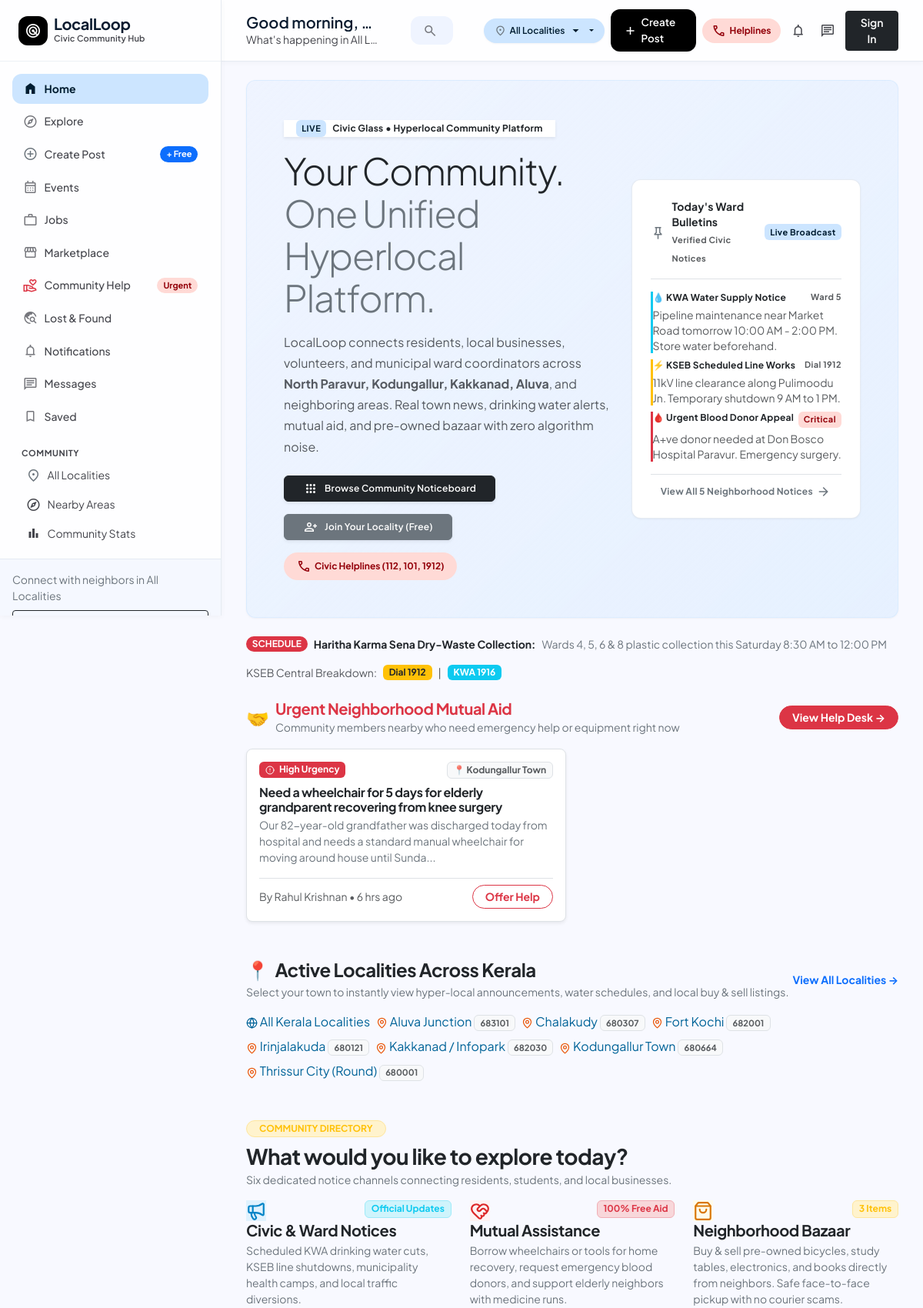
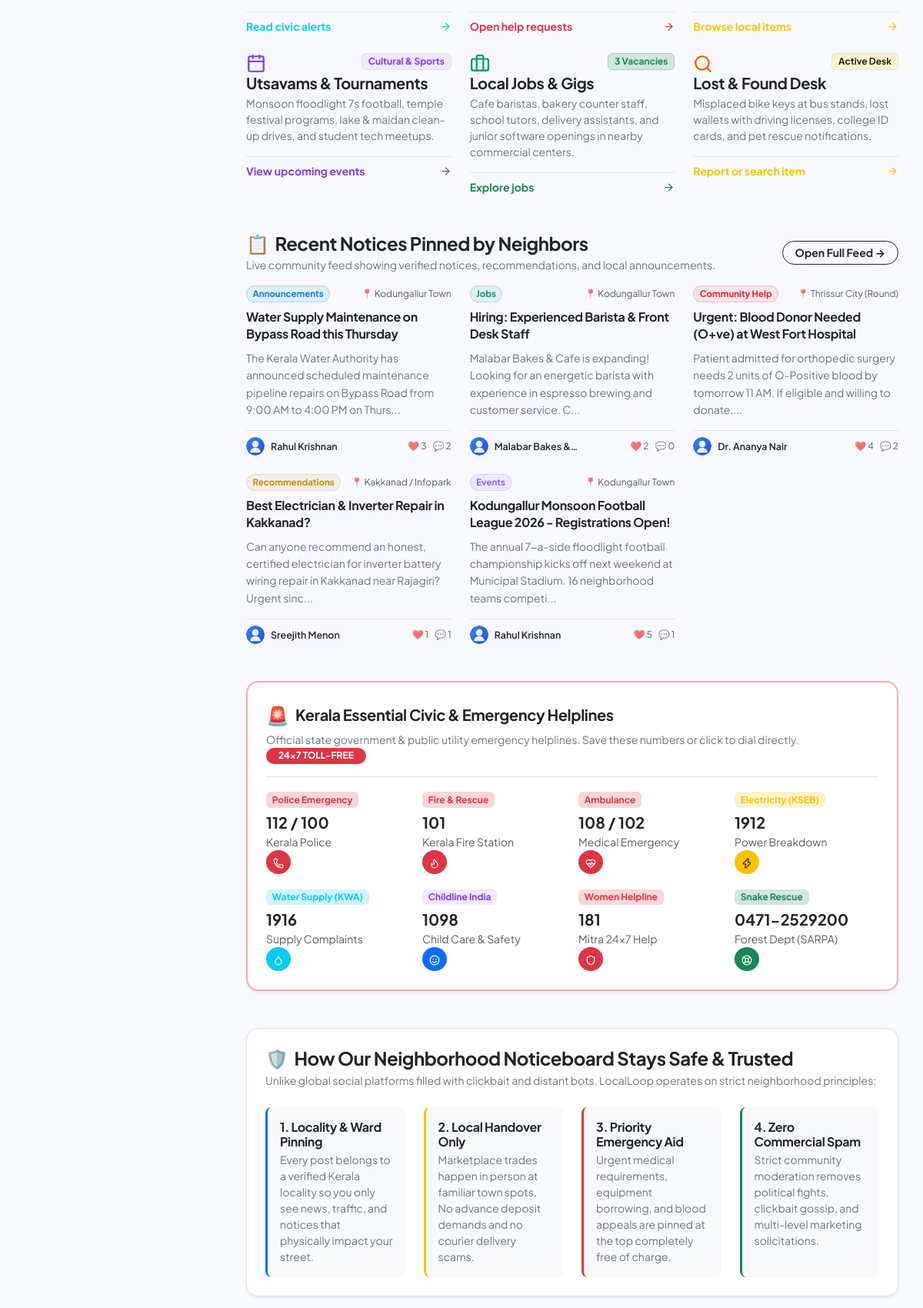
The page / (upper part) on the database its author committed (2 pictures, top to bottom).
### tables this page shows
CREATE TABLE IF NOT EXISTS `help_requests` (
    `id` INT AUTO_INCREMENT PRIMARY KEY,
    `user_id` INT NOT NULL,
    `area_id` INT NOT NULL,
    `title` VARCHAR(200) NOT NULL,
    `urgency` ENUM('Low', 'Medium', 'High', 'Critical') DEFAULT 'Medium',
    `description` LONGTEXT NOT NULL,
    `location` VARCHAR(150) NOT NULL,
    `status` ENUM('open', 'in_progress', 'resolved') DEFAULT 'open',
    `resolved_by_user_id` INT DEFAULT NULL,
    `created_at` TIMESTAMP DEFAULT CURRENT_TIMESTAMP,
    FOREIGN KEY (`user_id`) REFERENCES `users`(`id`) ON DELETE CASCADE,
    FOREIGN KEY (`area_id`) REFERENCES `areas`(`id`) ON DELETE CASCADE,
    FOREIGN KEY (`resolved_by_user_id`) REFERENCES `users`(`id`) ON DELETE SET NULL
);

CREATE TABLE IF NOT EXISTS `areas` (
    `id` INT AUTO_INCREMENT PRIMARY KEY,
    `name` VARCHAR(100) NOT NULL,
    `district` VARCHAR(100) NOT NULL,
    `state` VARCHAR(100) NOT NULL DEFAULT 'Kerala',
    `pincode` VARCHAR(20) NOT NULL,
    `status` ENUM('active', 'inactive') NOT NULL DEFAULT 'active',
    `created_at` TIMESTAMP DEFAULT CURRENT_TIMESTAMP
);

CREATE TABLE IF NOT EXISTS `users` (
    `id` INT AUTO_INCREMENT PRIMARY KEY,
    `name` VARCHAR(100) NOT NULL,
    `username` VARCHAR(50) NOT NULL UNIQUE,
    `email` VARCHAR(150) NOT NULL UNIQUE,
    `phone` VARCHAR(20) DEFAULT NULL,
    `password_hash` VARCHAR(255) NOT NULL,
    `area_id` INT DEFAULT NULL,
    `profile_photo` VARCHAR(255) DEFAULT 'default-avatar.png',
    `bio` TEXT DEFAULT NULL,
    `role` ENUM('user', 'business', 'admin') NOT NULL DEFAULT 'user',
    `status` ENUM('active', 'warned', 'suspended') NOT NULL DEFAULT 'active',
    `reputation_points` INT NOT NULL DEFAULT 50,
    `created_at` TIMESTAMP DEFAULT CURRENT_TIMESTAMP,
    `updated_at` TIMESTAMP DEFAULT CURRENT_TIMESTAMP ON UPDATE CURRENT_TIMESTAMP,
    FOREIGN KEY (`area_id`) REFERENCES `areas`(`id`) ON DELETE SET NULL
);

CREATE TABLE IF NOT EXISTS `posts` (
    `id` INT AUTO_INCREMENT PRIMARY KEY,
    `user_id` INT NOT NULL,
    `category_id` INT NOT NULL,
    `area_id` INT NOT NULL,
    `title` VARCHAR(255) NOT NULL,
    `description` LONGTEXT NOT NULL,
    `location` VARCHAR(150) DEFAULT NULL,
    `post_type` ENUM('general', 'announcement', 'recommendation', 'alert') DEFAULT 'general',
    `status` ENUM('pending', 'approved', 'rejected', 'hidden') DEFAULT 'approved',
    `views` INT DEFAULT 0,
    `created_at` TIMESTAMP DEFAULT CURRENT_TIMESTAMP,
    `updated_at` TIMESTAMP DEFAULT CURRENT_TIMESTAMP ON UPDATE CURRENT_TIMESTAMP,
    FOREIGN KEY (`user_id`) REFERENCES `users`(`id`) ON DELETE CASCADE,
    FOREIGN KEY (`category_id`) REFERENCES `categories`(`id`) ON DELETE CASCADE,
    FOREIGN KEY (`area_id`) REFERENCES `areas`(`id`) ON DELETE CASCADE
);

CREATE TABLE IF NOT EXISTS `categories` (
    `id` INT AUTO_INCREMENT PRIMARY KEY,
    `name` VARCHAR(100) NOT NULL,
    `slug` VARCHAR(100) NOT NULL UNIQUE,
    `description` TEXT,
    `icon` VARCHAR(50) DEFAULT 'bi-tag',
    `color` VARCHAR(20) DEFAULT '#2563eb',
    `status` ENUM('active', 'inactive') NOT NULL DEFAULT 'active',
    `created_at` TIMESTAMP DEFAULT CURRENT_TIMESTAMP
);

### index.php (the view, shortened to what the rows shown need)
<?php
require_once __DIR__ . '/includes/auth.php';
require_once __DIR__ . '/includes/functions.php';
require_once __DIR__ . '/includes/header.php';
$allAreas = [];
$recentPosts = [];
$urgentHelpRequests = [];
if (isset($pdo)) {
    try {
        $allAreas = get_active_areas($pdo);
        $recentPostsStmt = $pdo->query("SELECT p.*, u.name as author_name, u.username as author_username,
                                               u.profile_photo as author_avatar, u.role as author_role, u.reputation_points as author_rep,
                                               a.name as area_name, c.name as cat_name, c.color as cat_color, c.slug as cat_slug,
                                               (SELECT COUNT(*) FROM likes WHERE post_id = p.id) as total_likes,
                                               (SELECT COUNT(*) FROM comments WHERE post_id = p.id AND status = 'active') as total_comments
                                        FROM posts p
                                        JOIN users u ON p.user_id = u.id
                                        JOIN areas a ON p.area_id = a.id
                                        JOIN categories c ON p.category_id = c.id
                                        WHERE p.status = 'approved'
                                        ORDER BY p.created_at DESC
                                        LIMIT 6");
        $recentPosts = $recentPostsStmt ? $recentPostsStmt->fetchAll() : [];
        $urgentHelpStmt = $pdo->query("SELECT h.*, a.name as area_name, u.name as author_name,
                                              (SELECT COUNT(*) FROM help_offers WHERE request_id = h.id) as offer_count
                                       FROM help_requests h
                                       JOIN areas a ON h.area_id = a.id
                                       JOIN users u ON h.user_id = u.id
                                       WHERE h.status = 'open'
                                       ORDER BY h.urgency = 'Critical' DESC, h.created_at DESC
                                       LIMIT 2");
        $urgentHelpRequests = $urgentHelpStmt ? $urgentHelpStmt->fetchAll() : [];
    } catch (Exception $e) {}
}
?>
<div class="container-fluid p-0">
    <div class="civic-pulse-ribbon p-4 p-lg-5 mb-4" style="background: linear-gradient(135deg, var(--surface-container-low) 0%, rgba(204, 229, 255, 0.4) 100%);">
        <div class="row align-items-center g-4">
            <div class="col-lg-7">
                <h1 class="display-5 fw-extrabold text-dark mb-3" style="line-height: 1.15; letter-spacing: -0.03em;">
                    Your Community. <br>
                    <span class="text-secondary">One Unified Hyperlocal Platform.</span>
                </h1>
            </div>
        </div>
    </div>
    <?php if (!empty($urgentHelpRequests)): ?>
        <div class="urgent-help-banner mb-5">
            <div class="row g-3">
                <?php foreach ($urgentHelpRequests as $help): ?>
                    <div class="col-md-6">
                        <div class="card p-3 rounded-3 border bg-white h-100 shadow-sm">
                            <div class="d-flex justify-content-between align-items-start mb-2">
                                <span class="badge bg-danger text-white small fw-bold">
                                    <i data-lucide="alert-circle" style="width: 12px; height: 12px;" class="me-1"></i>
                                    <?= htmlspecialchars($help['urgency']) ?> Urgency
                                </span>
                                <span class="badge bg-light text-muted border small">
                                    📍 <?= htmlspecialchars($help['area_name']) ?>
                                </span>
                            </div>
                            <h6 class="fw-bold text-dark mb-1"><?= htmlspecialchars($help['title']) ?></h6>
                            <p class="text-secondary small mb-3 text-truncate-2" style="line-height: 1.5;">
                                <?= htmlspecialchars(mb_strimwidth($help['description'], 0, 140, '...')) ?>
                            </p>
                            <div class="d-flex align-items-center justify-content-between pt-2 border-top mt-auto">
                                <small class="text-muted">By <?= htmlspecialchars($help['author_name']) ?> &bull; <?= time_ago($help['created_at']) ?></small>
                                <a href="<?= BASE_URL ?>/help-request.php?id=<?= $help['id'] ?>" class="btn btn-sm btn-outline-danger rounded-pill fw-bold px-3">
                                    Offer Help
                                </a>
                            </div>
                        </div>
                    </div>
                <?php endforeach; ?>
            </div>
        </div>
    <?php endif; ?>
    <div class="mb-5">
        <div class="d-flex flex-wrap gap-2">
            <?php foreach ($allAreas as $area): ?>
                <a href="<?= BASE_URL ?>/feed.php?area=<?= $area['id'] ?>"
                   class="locality-filter-pill <?= ($browsingAreaId == $area['id']) ? 'active' : '' ?>">
                    <i data-lucide="map-pin" style="width: 15px; height: 15px; color: #ea580c;"></i>
                    <span><?= htmlspecialchars($area['name']) ?></span>
                    <span class="badge bg-light text-muted border" style="font-size: 0.7rem;"><?= htmlspecialchars($area['pincode']) ?></span>
                </a>
            <?php endforeach; ?>
        </div>
    </div>
    <div class="mb-5">
        <div class="row g-4">
            <?php if (!empty($recentPosts)): ?>
                <?php foreach ($recentPosts as $post): ?>
                    <div class="col-md-6 col-lg-4">
                        <div class="community-notice-card">
                            <div class="d-flex align-items-center justify-content-between mb-2">
                                <span class="badge rounded-pill px-2.5 py-1" style="background: <?= htmlspecialchars($post['cat_color']) ?>18; color: <?= htmlspecialchars($post['cat_color']) ?>; border: 1px solid <?= htmlspecialchars($post['cat_color']) ?>30; font-size: 0.72rem; font-weight: 700;">
                                    <?= htmlspecialchars($post['cat_name']) ?>
                                </span>
                                <span class="text-muted small" style="font-size: 0.75rem;">
                                    📍 <?= htmlspecialchars($post['area_name']) ?>
                                </span>
                            </div>
                            <h6 class="fw-bold text-dark mb-2" style="line-height: 1.4;">
                                <a href="<?= BASE_URL ?>/post.php?id=<?= $post['id'] ?>" class="text-dark text-decoration-none hover-primary">
                                    <?= htmlspecialchars($post['title']) ?>
                                </a>
                            </h6>
                            <p class="text-secondary small mb-3" style="line-height: 1.6; flex: 1;">
                                <?= htmlspecialchars(mb_strimwidth($post['description'], 0, 130, '...')) ?>
                            </p>
                            <div class="d-flex align-items-center justify-content-between pt-2 border-top mt-auto">
                                <div class="d-flex align-items-center gap-2">
                                    <img src="<?= get_avatar_url($post['author_avatar']) ?>" alt="Author" class="rounded-circle" style="width: 24px; height: 24px; object-fit: cover;">
                                    <div class="overflow-hidden">
                                        <div class="fw-semibold text-dark small text-truncate" style="max-width: 110px; font-size: 0.78rem;">
                                            <?= htmlspecialchars($post['author_name']) ?>
                                        </div>
                                    </div>
                                </div>
                                <div class="d-flex align-items-center gap-2 text-muted small" style="font-size: 0.75rem;">
                                    <span>❤️ <?= (int)$post['total_likes'] ?></span>
                                    <span>💬 <?= (int)$post['total_comments'] ?></span>
                                </div>
                            </div>
                        </div>
                    </div>
                <?php endforeach; ?>
            <?php else: ?>
                <div class="col-12 text-center py-4 bg-white rounded-3 border">
                    <p class="text-muted mb-0">No posts currently active in this locality.</p>
                </div>
            <?php endif; ?>
        </div>
    </div>
</div>
<?php require_once __DIR__ . '/includes/footer.php'; ?>

### rows shown on the page
help_requests: urgency "High", area.name "Kodungallur Town", title "Need a wheelchair for 5 days for elderly grandparent recovering from knee surgery", description "Our 82-year-old grandfather was discharged today from hospital and needs a standard manual wheelchair for moving around house until Sunda...", user.name "Rahul Krishnan", created_at "6 hrs ago"
areas: name "Aluva Junction", pincode "683101"
areas: name "Chalakudy", pincode "680307"
areas: name "Fort Kochi", pincode "682001"
areas: name "Irinjalakuda", pincode "680121"
areas: name "Kakkanad / Infopark", pincode "682030"
areas: name "Kodungallur Town", pincode "680664"
areas: name "Thrissur City (Round)", pincode "680001"
posts: category.name "Announcements", area.name "Kodungallur Town", title "Water Supply Maintenance on Bypass Road this Thursday", description "The Kerala Water Authority has announced scheduled maintenance pipeline repairs on Bypass Road from 9:00 AM to 4:00 PM on Thurs...", user.name "Rahul Krishnan", total_likes "3", total_comments "2"
posts: category.name "Jobs", area.name "Kodungallur Town", title "Hiring: Experienced Barista & Front Desk Staff", description "Malabar Bakes & Cafe is expanding! Looking for an energetic barista with experience in espresso brewing and customer service. C...", user.name "Malabar Bakes &…", total_likes "2", total_comments "0"
posts: category.name "Community Help", area.name "Thrissur City (Round)", title "Urgent: Blood Donor Needed (O+ve) at West Fort Hospital", description "Patient admitted for orthopedic surgery needs 2 units of O-Positive blood by tomorrow 11 AM. If eligible and willing to donate,...", user.name "Dr. Ananya Nair", total_likes "4", total_comments "2"
posts: category.name "Recommendations", area.name "Kakkanad / Infopark", title "Best Electrician & Inverter Repair in Kakkanad?", description "Can anyone recommend an honest, certified electrician for inverter battery wiring repair in Kakkanad near Rajagiri? Urgent sinc...", user.name "Sreejith Menon", total_likes "1", total_comments "1"
posts: category.name "Events", area.name "Kodungallur Town", title "Kodungallur Monsoon Football League 2026 - Registrations Open!", description "The annual 7-a-side floodlight football championship kicks off next weekend at Municipal Stadium. 16 neighborhood teams competi...", user.name "Rahul Krishnan", total_likes "5", total_comments "1"

### other values the page prints
$currentAreaName "All Localities"
$timeGreeting "Good morning"
$currentAreaName "All L…"
$totalPostsCount "5"
$totalMarketCount "3"
$totalJobsCount "3"
